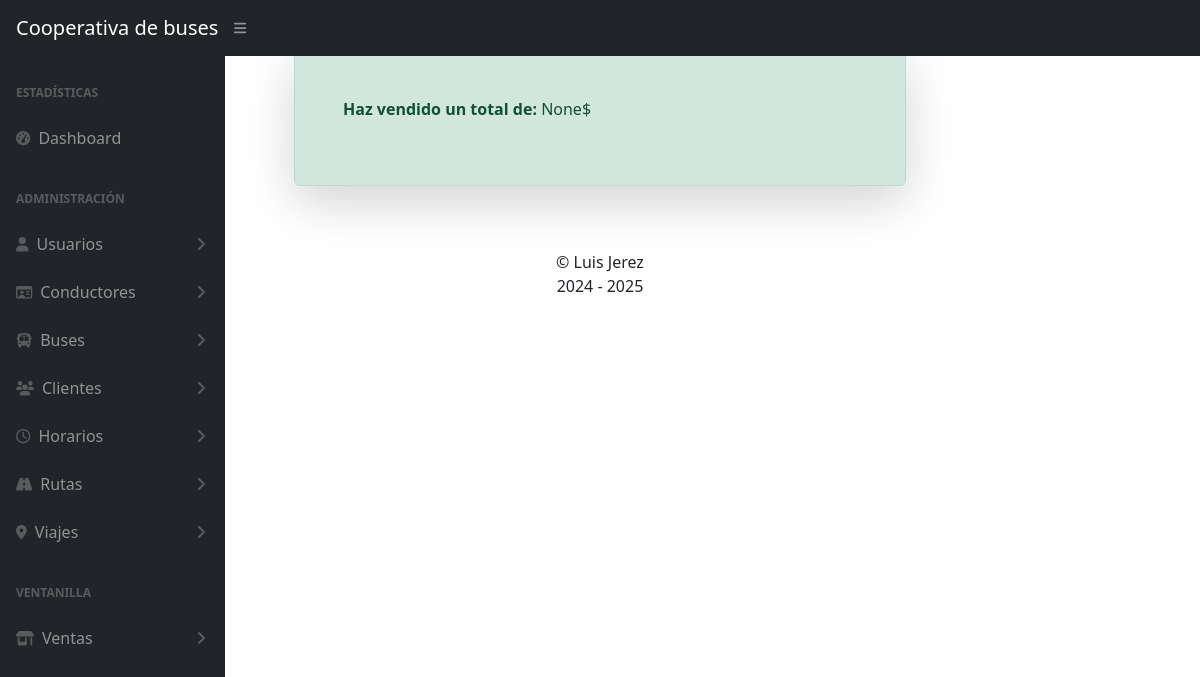
The page /ventas/ on the database as committed earlier.
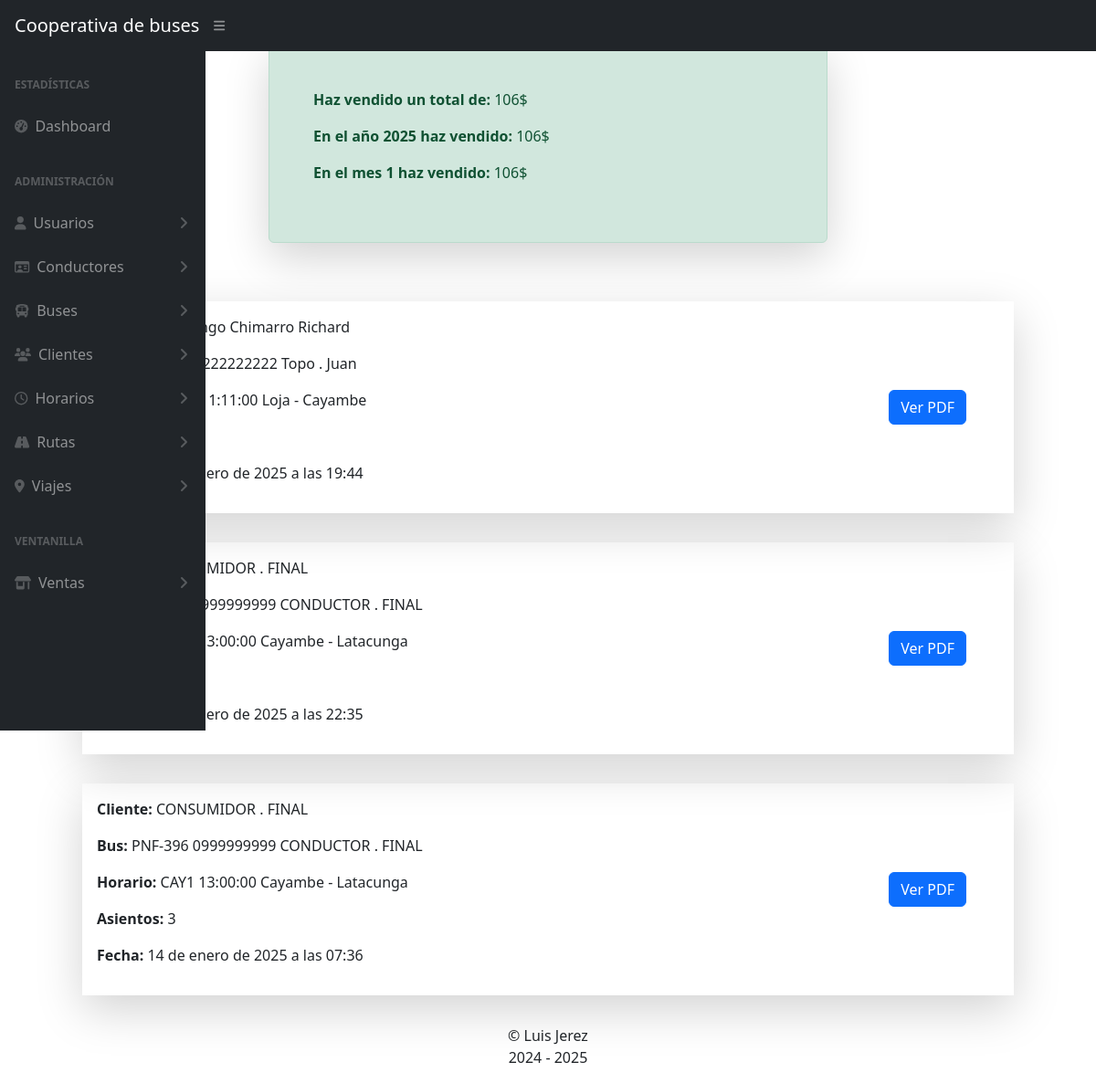
The same page on the database as committed later.
### Apps/ventas/models.py (models this page shows, shortened)
class Venta(models.Model):
    id = models.BigAutoField(primary_key=1)
    cliente = models.ForeignKey(Cliente, on_delete=models.RESTRICT, verbose_name='Para qué cliente es el asiento?')
    bus = models.ForeignKey(Buses, on_delete=models.RESTRICT, verbose_name='Unidad')
    horario = models.ForeignKey(Horario, on_delete=models.RESTRICT, verbose_name='Horario')
    asiento = models.ManyToManyField(Asientos, related_name='asientos')
    fecha = models.DateTimeField(auto_now=True, auto_created=True)

### Apps/clientes/models.py (models this page shows)
class Cliente(models.Model):
    id = models.AutoField(primary_key=True)
    dni = models.CharField(unique=True, max_length=10)
    apellido1 = models.CharField(max_length=150)
    apellido2 = models.CharField(max_length=150)
    nombres = models.CharField(max_length=150)
    email = models.EmailField()
    def __str__(self):
        return f'{self.apellido1} {self.apellido2} {self.nombres}'

### Apps/buses/models.py (models this page shows)
class Buses(models.Model):
    id = models.AutoField(primary_key=True)
    placa = models.CharField(max_length=8, unique=True, verbose_name='PLACA')
    foto = models.ImageField(upload_to='buses/', default='buses/bus.png', verbose_name='FOTO DE LA UNIDAD')
    conductor = models.ForeignKey(Conductores, on_delete=models.CASCADE, null=True, verbose_name='CONDUCTOR DE LA UNIDAD')
    marca = models.CharField(max_length=50, verbose_name='MARCA DE LA UNIDAD')
    anio = models.PositiveIntegerField(verbose_name='AÑO DE LA UNIDAD')
    horario = models.ManyToManyField(Horario, verbose_name='HORARIOS', null=True)
    estado = models.CharField(max_length=30, default='ACTIVO', verbose_name='ESTADO DE LA UNIDAD', choices=[('ACTIVO','ACTIVO'),('NO ACTIVO','NO ACTIVO')])
    def __str__(self):
        return f'{self.placa} {self.conductor}'

### Apps/conductores/models.py (models this page shows)
class Conductores(models.Model):
    id = models.AutoField(primary_key=True)
    dni = models.CharField(unique=True, max_length=10)
    foto = models.ImageField(upload_to='conductores/', default='conductores/conductor_default.png')
    apellido1 = models.CharField(max_length=150)
    apellido2 = models.CharField(max_length=150)
    nombres = models.CharField(max_length=150)
    email = models.EmailField()
    celular = models.CharField(max_length=10)
    def __str__(self):
        return f"{self.dni} {self.apellido1} {self.apellido2} {self.nombres}"

### Apps/horarios/models.py (models this page shows)
class Horario(models.Model):
    id = models.AutoField(primary_key=True)
    codigo = models.CharField(max_length=10, unique=True)
    hora = models.TimeField()
    ruta = models.ForeignKey(Ruta, related_name='ruta_del_horario', on_delete=models.DO_NOTHING, blank=True, null=True)
    def __str__(self):
        return f"{self.codigo} {self.hora} {self.ruta}"

### Apps/rutas/models.py (models this page shows)
class Ruta(models.Model):
    id = models.BigAutoField(primary_key=True)
    codigo = models.CharField(max_length=10, unique=True)
    partida = models.TextField(verbose_name='Lugar de Partida')
    destino = models.TextField(verbose_name='Lugar de Llegada')
    precio = models.DecimalField(verbose_name='Precio', default=0.3, max_digits=4, decimal_places=2)
    def __str__(self):
        return f'{self.partida} - {self.destino}'

### Apps/ventas/views.py (the view)
# urls.py: path('', views.dash),
def dash(request):
    context = {'titulo': 'Panel de Ventas',
               'ventas':Venta.objects.all(),
               'total_ventas':Venta.objects.select_related('horario__ruta').aggregate(total_ventas=Sum('horario__ruta__precio'))['total_ventas'],
               'ventas_por_anio':(
                        Venta.objects
                        .annotate(anio=ExtractYear('fecha'))
                        .values('anio')
                        .annotate(total_ventas=Sum('horario__ruta__precio'))
                        .order_by('anio')
                    ),
                'ventas_por_mes':(
                        Venta.objects
                        .annotate(mes=ExtractMonth('fecha'))
                        .values('mes')
                        .annotate(total_ventas=Sum('horario__ruta__precio'))
                        .order_by('mes')
                    )
               }
    return render(request, 'dash.html', context)

### Apps/ventas/templates/dash.html
{% extends 'base.html' %}
{% block body %}
<div class="row d-flex justify-content-center">
    <div class="alert alert-success col-6 shadow-lg m-5 p-5">
        <p><b>Haz vendido un total de: </b>{{total_ventas}}$</p>
        {% for anio in ventas_por_anio %}
            <p><b>En el año {{anio.anio}} haz vendido: </b>{{anio.total_ventas}}$</p>
        {% endfor %}
        {% for mes in ventas_por_mes %}
            <p><b>En el mes {{mes.mes}} haz vendido: </b>{{mes.total_ventas}}$</p>
        {% endfor %}
    </div>
</div>
<div class="row d-flex justify-content-center">
    {% for v in ventas %}
    <div class="col-10 container shadow-lg m-3 p-3">
        <div class="row">
            <div class="col-6">
                <p><b>Cliente:</b> {{v.cliente}}</p>
                <p><b>Bus:</b> {{v.bus}}</p>
                <p><b>Horario:</b> {{v.horario}}</p>
                <p><b>Asientos:</b> {{v.asiento.count}}</p>
                <p><b>Fecha:</b> {{v.fecha}}</p>
            </div>
            <div class="col-6 d-flex align-items-center justify-content-end p-5">
                <a href="/facturas/factura/{{v.id}}/pdf/" class="btn btn-primary" >Ver PDF</a>
            </div>
        </div>
    </div>
    {% endfor %}
</div>
{% endblock %}

Rows that differ between the two databases and show on the page:
added Venta: cliente "Farinango Chimarro Richard", bus "ILY-1111 2222222222 Topo . Juan", horario "H100 11:11:00 Loja - Cayambe", fecha "13 de enero de 2025 a las 19:44"
added Venta: cliente "CONSUMIDOR . FINAL", bus "PNF-396 0999999999 CONDUCTOR . FINAL", horario "CAY1 13:00:00 Cayambe - Latacunga", fecha "13 de enero de 2025 a las 22:35"
added Venta: cliente "CONSUMIDOR . FINAL", bus "PNF-396 0999999999 CONDUCTOR . FINAL", horario "CAY1 13:00:00 Cayambe - Latacunga", asiento.count "3", fecha "14 de enero de 2025 a las 07:36"
Other text that changed with them:
{{ total_ventas }}: "None" → "106"
new list line: "En el año 2025 haz vendido: 106 $"
new list line: "En el mes 1 haz vendido: 106 $"
